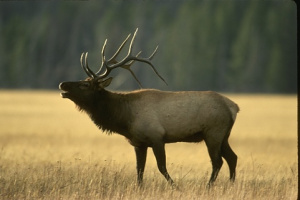
#> input picture deer.jpg, 300 x 200 px, found by its file name
$ python main.py
#> lines starting #> are read from the running program, lines starting #| are printed output that depends on the picture
# -*- coding: utf-8 -*-
"""
Created on Fri Jul 16 13:52:42 2021

@author: miiya
"""

import numpy as np

from scipy.stats import wishart, dirichlet  # ウィシャート分布、ディリクレ分布
import matplotlib.pyplot as plt
from sklearn.cluster import KMeans
from PIL import Image


class GMM:
    def __init__(self, N, K, initial_mu, initial_lambda, initial_pi):
        self.N = N
        self.K = K
        self.mu_kd = np.asarray(initial_mu)
        self.lambda_kdd = np.asarray(initial_lambda)
        self.pi_k = np.asarray(initial_pi)


    # Define function for calculation
    def calc_sn_param(self, x, mu, lam, pi):
        eta = np.zeros((N, K))
        # 潜在変数の事後分布のパラメータを計算(4.94)
        for k in range(K):
            tmp_eta_n = np.diag(
                -0.5*(x - mu[k]).dot(lam[k]).dot((x - mu[k]).T)
            ).copy()
            tmp_eta_n += 0.5*np.log(np.linalg.det(lam[k])+1e-7)
            tmp_eta_n += np.log(pi[k] + 1e-7)
            eta[:, k] = np.exp(tmp_eta_n)
        eta /= np.sum(eta, axis=1, keepdims=True)  # 正規化

        return eta


    def sample_s_n(self, eta):
        # 潜在変数をサンプリング(4.93)
        return np.random.multinomial(n=1, pvals=eta, size=1).flatten()


    def calc_mu_param(self, x, s_n):
        beta_hat = np.zeros(K)
        m_hat = np.zeros((K, D))
        for k in range(K):
            # muの事後分布のパラメータを計算(4.99)
            beta_hat[k] = np.sum(s_n[:, k]) + beta
            m_hat[k] = np.sum(s_n[:, k]*x.T, axis=1)
            m_hat[k] += beta * m_d
            m_hat[k] /= beta_hat[k]

        return beta_hat, m_hat


    def calc_lam_param(self, x, s_n, beta_hat, m_hat):
        w_hat = np.zeros((K, D, D))
        nu_hat = np.zeros(K)
        for k in range(K):
            # lambdaの事後分布のパラメータを計算(4.103)
            tmp_w_dd = np.dot((s_n[:, k]*x.T), x)
            tmp_w_dd += beta * np.dot(m_d.reshape(D, 1), m_d.reshape(1, D))
            tmp_w_dd -= beta_hat[k]*np.dot(m_hat[k].reshape(D, 1), m_hat[k].reshape(1, D))
            tmp_w_dd += np.linalg.inv(w_dd)

            w_hat[k] = np.linalg.inv(tmp_w_dd)
            nu_hat[k] = np.sum(s_n[:, k]) + nu

        return w_hat, nu_hat


    def sample_lam(self, nu_hat, w_hat):
        # 式(4.102)を用いてlambda_kをサンプル
        return wishart.rvs(size=1, df=nu_hat, scale=w_hat)


    def sample_mu(self, m_hat, beta_hat, lam):
        # 式(4.98)を用いてmu_kをサンプル
        return np.random.multivariate_normal(mean=m_hat, cov=np.linalg.inv(beta_hat*lam), size=1).flatten()


    def calc_pi_param(self, s_n):
        # 混合比率のパラメータを計算(4.45)
        return np.sum(s_n, axis=0) + alpha_k


    def sample_pi(self, alpha):
        # 式(4.44)を用いてpiをサンプル
        return dirichlet.rvs(size=1, alpha=alpha).flatten()


    def inference(self, datas):
        mu_kd, lambda_kdd, pi_k = self.mu_kd, self.lambda_kdd, self.pi_k
        s_nk = np.zeros((self.N, self.K)).astype(np.float32)

        # 潜在変数の事後分布のパラメータを計算(4.94)
        eta_nk = self.calc_sn_param(datas, mu_kd, lambda_kdd, pi_k)

        for n in range(N):
            # 式4.93を用いてs_nをサンプル
            s_nk[n] = self.sample_s_n(eta_nk[n])

        return s_nk


    def update(self, datas, s_nk):
        # muの事後分布のパラメータを計算(4.99)
        beta_hat_k, m_hat_kd = self.calc_mu_param(datas, s_nk)
        # lambdaの事後分布のパラメータを計算(4.103)
        w_hat_kdd, nu_hat_k = self.calc_lam_param(datas, s_nk, beta_hat_k, m_hat_kd)

        for k in range(self.K):
            # 式(4.102)を用いてlambda_kをサンプル
            self.lambda_kdd[k] = self.sample_lam(nu_hat_k[k], w_hat_kdd[k])
            # 式(4.98)を用いてmu_kをサンプル
            self.mu_kd[k] = self.sample_mu(m_hat_kd[k], beta_hat_k[k], self.lambda_kdd[k])

        # 混合比率のパラメータを計算(4.45)
        alpha_hat_k = self.calc_pi_param(s_nk)

        # 式(4.44)を用いてpiをサンプル
        self.pi_k = self.sample_pi(alpha_hat_k)


if __name__ == '__main__':
    # Load image
    image_name = input("画像のファイル名を入力してください：")
#> the answer given: deer.jpg
    image_path = "./images/%s"%image_name
    image = Image.open(image_path)
#> image is the input picture: PIL image 300x200 RGB; mean R, G, B 117.1, 107.6, 73.4
    image = image.resize((image.width // 2, image.height // 2))
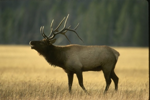
#> image: PIL image 150x100 RGB; mean R, G, B 117.1, 107.6, 73.4
    image = np.asarray(image, dtype=np.float32)
#> image: shape (100, 150, 3) float32
    image_height, image_width, image_channels = image.shape
#> image_height = 100; image_width = 150; image_channels = 3
    image_pixels = image.reshape(-1, image_channels)/255.0

    # Normalization
    _mean = np.mean(image_pixels,axis=0,keepdims=True)
    _std = np.std(image_pixels,axis=0,keepdims=True)
    image_pixels = (image_pixels - _mean) / _std

    # Input number of classes
    K = int(input("クラス数を入力してください："))
#> the answer given: 3

    # Define initial parameter
    D = image_channels  # データの次元数
#> D = 3
    N = image_pixels.shape[0]  # データ数
#> N = 15000

    # prior distribution: mu
    beta = 1.0
    m_d = np.repeat(0.0, D).astype(np.float32)
#> m_d = [0, 0, 0]

    # prior distribution: Lambda
    w_dd = (np.identity(D)*3).astype(np.float32)
#> w_dd = [[3, 0, 0], [0, 3, 0], [0, 0, 3]]
    nu = D

    # prior distribution: pi
    alpha_k = np.repeat(2.0, K).astype(np.float32)


    # Apply K-Means to find the initial weights and
    # covariance matrices for GMM
    kmeans = KMeans(n_clusters=K)
    labels = kmeans.fit_predict(image_pixels)
#> labels = 15000 values, max 2 at index 0, min 0 at index 2168, mean 1.15
    mu_kd = kmeans.cluster_centers_
    pi_k, lambda_kdd = [], []
    for i in range(K):
        datas = np.array([image_pixels[j, :] for j in range(len(labels)) if labels[j] == i]).T
        lambda_kdd.append(np.cov(datas))
        pi_k.append(datas.shape[1]/float(len(labels)))
#> after the loop, lambda_kdd = [[[0.132, 0.154, 0.153], [0.154, 0.181, 0.184], [0.153, 0.184, 0.2]], [[0.0404, 0.045, 0.0452], [0.045, 0.0625, 0.0846], [0.0452, 0.0846, 0.155]], [[0.111, 0.0907, 0.0674], [0.0907, 0.0818, 0.0698], [0.0674, 0.0698, 0.0973]]]; pi_k = [0.365, 0.123, 0.512]
    pi_k = np.array(pi_k).astype(np.float32)
    lambda_kdd = np.array(lambda_kdd).astype(np.float32)


    # Input max iteration
    MAXITER = int(input("最大試行回数を入力してください："))
#> the answer given: 3

    # Initialize a GMM
    gmm = GMM(N, K, mu_kd, lambda_kdd, pi_k)
#> in __init__, `self.mu_kd = np.asarray(initial_mu)`: self.mu_kd = [[1.23, 1.2, 1.1], [-1.11, -1.31, -1.68], [-0.608, -0.539, -0.377]]
#> in __init__, `self.pi_k = np.asarray(initial_pi)`: self.pi_k = [0.365, 0.123, 0.512]

    # Gibbs Sampling
    for i in range(MAXITER):
        s_nk = gmm.inference(image_pixels)

        gmm.update(image_pixels, s_nk)

        # 値を記録
        s_n = np.where(s_nk == 1)[-1].astype(np.uint8)

        # 実行状況の表示
        print("\r iter: %d [%s>%s](%d％)"%(i+1,"="*int(np.round((i+1)/MAXITER*20, 1)), "_"*(20-int(np.round((i+1)/MAXITER*20, 1))),np.round((i+1)/MAXITER*100, 1)), end="")
#> this loop made 3 passes
#> (pi_k in inference, beta_hat_k in update, nu_hat_k in update, alpha_hat_k in update) on passes 1 to 3: ([0.365, 0.123, 0.512], [2851, 905, 11247], [2853, 907, 11249], [2852, 906, 11248]), ([0.189, 0.0615, 0.75], [3687, 1049, 10267], [3689, 1051, 10269], [3688, 1050, 10268]), ([0.246, 0.0736, 0.68], [4505, 1545, 8953], [4507, 1547, 8955], [4506, 1546, 8954])
#|  iter: 1 [======>______________](33％)
#|  iter: 2 [=============>_______](66％)
#|  iter: 3 [====================>](100％)


    # Show Result
    # クラスタリングの結果の表示
    fig = plt.figure(figsize=(12, 4))
    plt.suptitle("Compare KMeans v.s. GMM", fontsize=16)

    plt.subplot(1, 2, 1)
    plt.imshow(labels.reshape(image_height, image_width), vmin=0, vmax=K-1, cmap="brg")
    plt.axis("off")
    plt.title("KMeans labels")

    plt.subplot(1, 2, 2)
    plt.imshow(s_n.reshape(image_height, image_width), vmin=0, vmax=K-1, cmap="brg")
    plt.axis("off")
    plt.title("GMM Inference")

    plt.savefig("result_%s_K%d.png"%(image_name.split(".")[0], K))
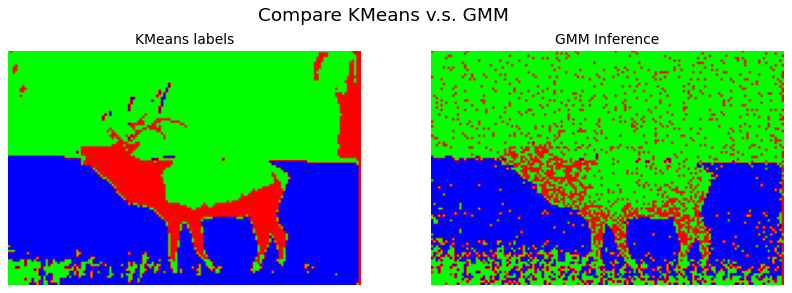
#> figure drawn by matplotlib, 2 panels
